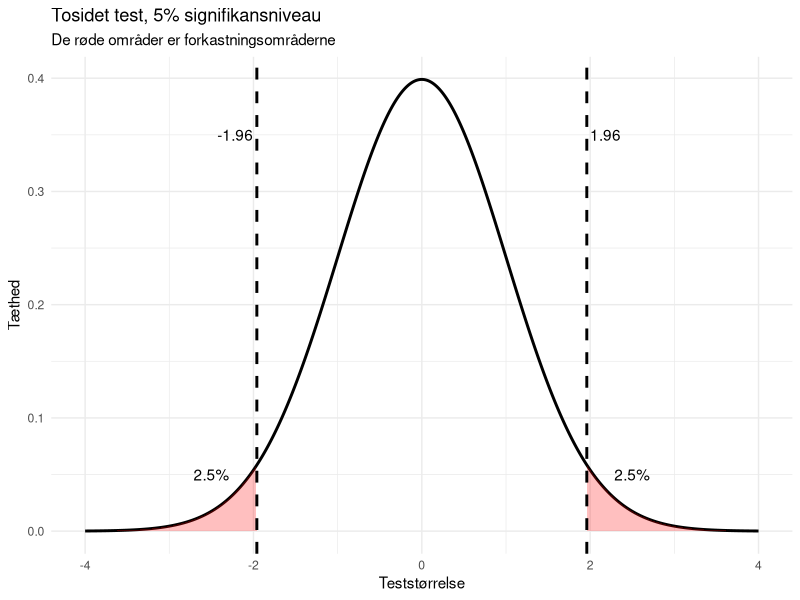
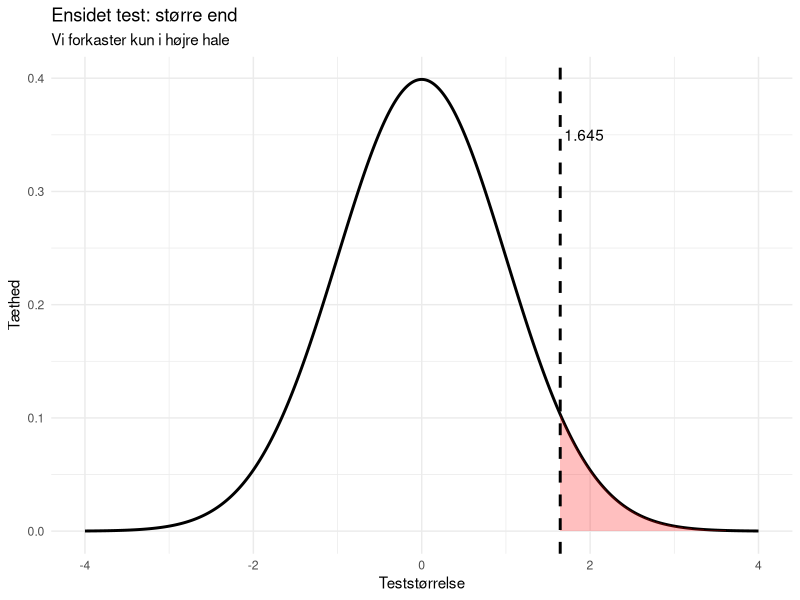
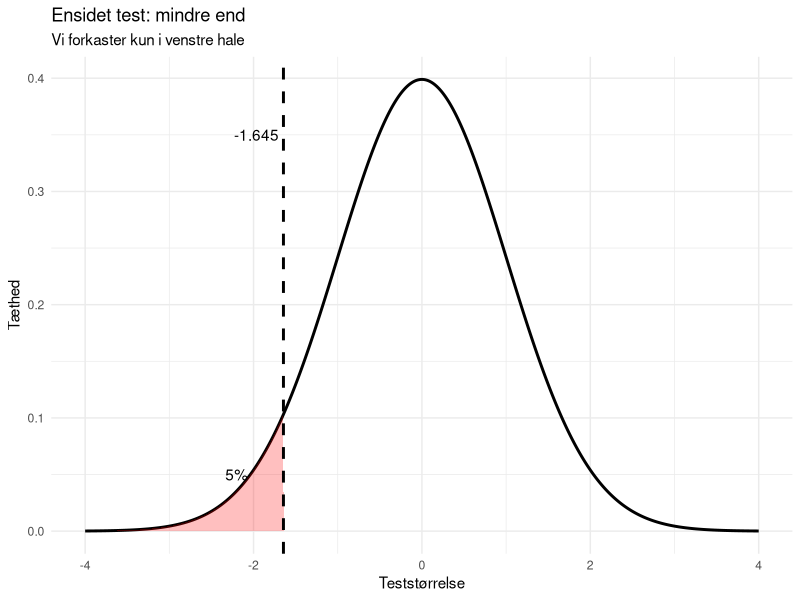
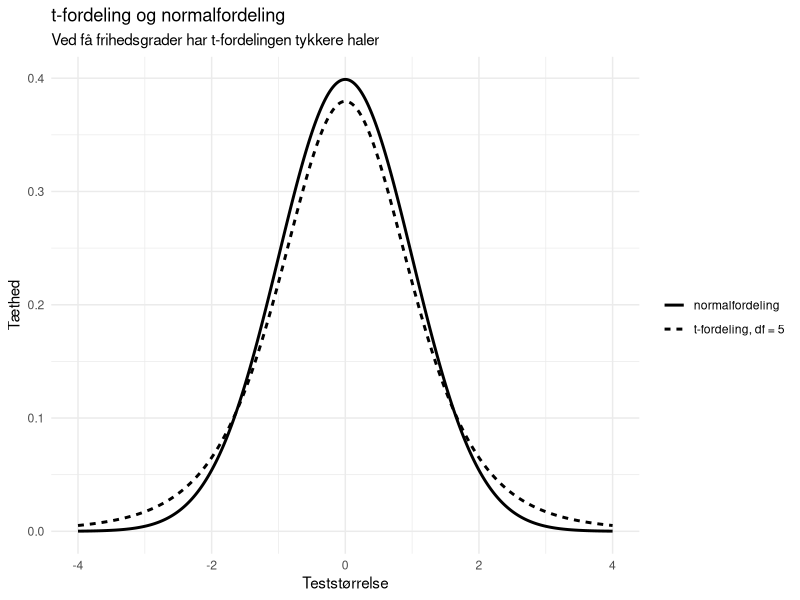

Here is the R script that generated these plots, in order:
## ---- chunk 1
library(ggplot2)
## ---- chunk 2
z_crit <- qnorm(0.975)

df_plot <- data.frame(x = seq(-4, 4, length.out = 1000))
df_plot$y <- dnorm(df_plot$x)

ggplot(df_plot, aes(x, y)) +
  geom_line(linewidth = 1) +
  geom_area(
    data = subset(df_plot, x <= -z_crit),
    fill = "red", alpha = 0.25
  ) +
  geom_area(
    data = subset(df_plot, x >= z_crit),
    fill = "red", alpha = 0.25
  ) +
  geom_vline(xintercept = c(-z_crit, z_crit), linetype = 2, linewidth = 1) +
  
  annotate("text", x = -z_crit, y = 0.35, label = "-1.96", hjust = 1.1) +
  annotate("text", x = z_crit, y = 0.35, label = "1.96", hjust = -0.1) +
  
  # 🔥 Nye labels
  annotate("text", x = -2.5, y = 0.05, label = "2.5%") +
  annotate("text", x =  2.5, y = 0.05, label = "2.5%") +
  
  labs(
    title = "Tosidet test, 5% signifikansniveau",
    subtitle = "De røde områder er forkastningsområderne",
    x = "Teststørrelse",
    y = "Tæthed"
  ) +
  theme_minimal()
## ---- chunk 3
z_crit_right <- qnorm(0.95)

ggplot(df_plot, aes(x, y)) +
  geom_line(linewidth = 1) +
  geom_area(
    data = subset(df_plot, x >= z_crit_right),
    fill = "red", alpha = 0.25
  ) +
  geom_vline(xintercept = z_crit_right, linetype = 2, linewidth = 1) +
  annotate("text", x = z_crit_right, y = 0.35, label = "1.645", hjust = -0.1) +
  labs(
    title = "Ensidet test: større end",
    subtitle = "Vi forkaster kun i højre hale",
    x = "Teststørrelse",
    y = "Tæthed"
  ) +
  theme_minimal()
## ---- chunk 4
z_crit_left <- qnorm(0.05)

ggplot(df_plot, aes(x, y)) +
  geom_line(linewidth = 1) +
  geom_area(
    data = subset(df_plot, x <= z_crit_left),
    fill = "red", alpha = 0.25
  ) +
  geom_vline(xintercept = z_crit_left, linetype = 2, linewidth = 1) +
  
  annotate("text", x = z_crit_left, y = 0.35, label = "-1.645", hjust = 1.1) +
  
  # 🔥 Nyt: angivelse af alpha
  annotate("text", x = -2.2, y = 0.05, label = "5%") +
  
  labs(
    title = "Ensidet test: mindre end",
    subtitle = "Vi forkaster kun i venstre hale",
    x = "Teststørrelse",
    y = "Tæthed"
  ) +
  theme_minimal()
## ---- chunk 5
qnorm(0.975)
qnorm(0.95)
qnorm(0.05)
## ---- chunk 6
qt(0.975, df = 24)
qt(0.95, df = 24)
qt(0.05, df = 24)
## ---- chunk 7
df_compare <- data.frame(
  x = rep(seq(-4, 4, length.out = 1000), 2),
  y = c(dt(seq(-4, 4, length.out = 1000), df = 5),
        dnorm(seq(-4, 4, length.out = 1000))),
  model = rep(c("t-fordeling, df = 5", "normalfordeling"), each = 1000)
)

ggplot(df_compare, aes(x, y, linetype = model)) +
  geom_line(linewidth = 1) +
  labs(
    title = "t-fordeling og normalfordeling",
    subtitle = "Ved få frihedsgrader har t-fordelingen tykkere haler",
    x = "Teststørrelse",
    y = "Tæthed",
    linetype = ""
  ) +
  theme_minimal()
